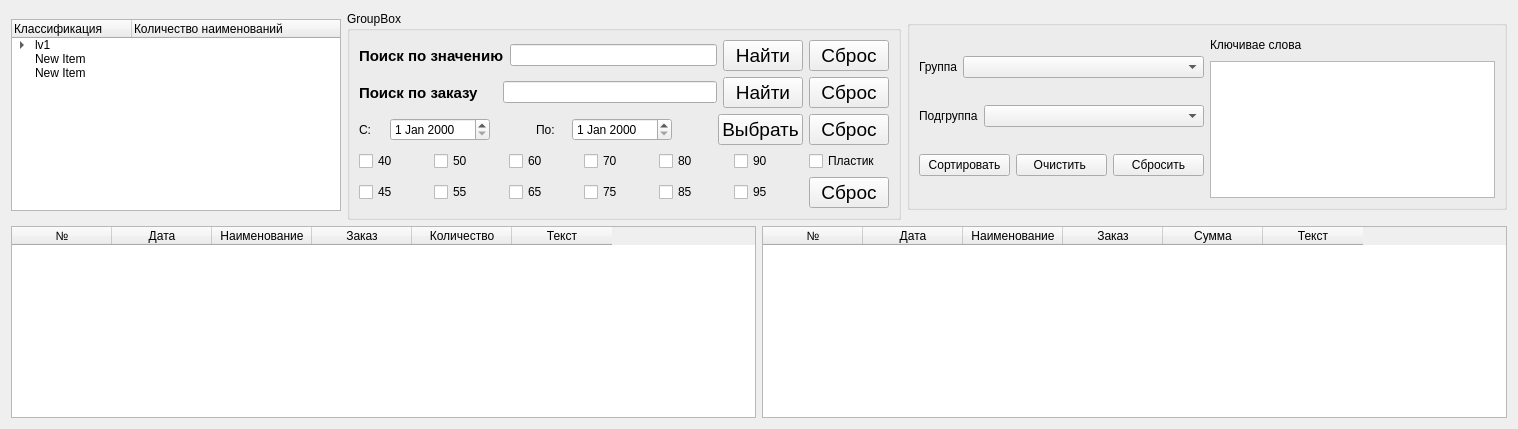
      <widget class="QWidget" name="tab_pay">
       <attribute name="title">
        <string>Оплаты</string>
       </attribute>
       <layout class="QVBoxLayout" name="verticalLayout_16">
        <item>
         <layout class="QHBoxLayout" name="lay_menu_pay">
          <item>
           <widget class="QTreeWidget" name="tree_pay">
            <property name="sizePolicy">
             <sizepolicy hsizetype="Maximum" vsizetype="Maximum">
              <horstretch>0</horstretch>
              <verstretch>0</verstretch>
             </sizepolicy>
            </property>
            <property name="minimumSize">
             <size>
              <width>330</width>
              <height>180</height>
             </size>
            </property>
            <property name="font">
             <font>
              <weight>62</weight>
              <italic>false</italic>
              <bold>true</bold>
             </font>
            </property>
            <property name="editTriggers">
             <set>QAbstractItemView::NoEditTriggers</set>
            </property>
            <attribute name="headerDefaultSectionSize">
             <number>120</number>
            </attribute>
            <column>
             <property name="text">
              <string notr="true">Классификация</string>
             </property>
            </column>
            <column>
             <property name="text">
              <string>Количество наименований</string>
             </property>
            </column>
            <item>
             <property name="text">
              <string>lv1</string>
             </property>
             <item>
              <property name="text">
               <string>lv2</string>
              </property>
             </item>
            </item>
            <item>
             <property name="text">
              <string>New Item</string>
             </property>
            </item>
            <item>
             <property name="text">
              <string>New Item</string>
             </property>
            </item>
           </widget>
          </item>
          <item>
           <widget class="QGroupBox" name="box_serch_pay">
            <property name="sizePolicy">
             <sizepolicy hsizetype="Preferred" vsizetype="Maximum">
              <horstretch>0</horstretch>
              <verstretch>0</verstretch>
             </sizepolicy>
            </property>
            <property name="title">
             <string>GroupBox</string>
            </property>
            <layout class="QVBoxLayout" name="verticalLayout_8">
             <item>
              <layout class="QHBoxLayout" name="lay_value_serch_pay">
               <item>
                <widget class="QLabel" name="label_value_serch_pay">
                 <property name="font">
                  <font>
                   <pointsize>11</pointsize>
                   <weight>75</weight>
                   <italic>false</italic>
                   <bold>true</bold>
                  </font>
                 </property>
                 <property name="text">
                  <string>Поиск по значению</string>
                 </property>
                </widget>
               </item>
               <item>
                <widget class="QLineEdit" name="lineedit_value_serch_pay"/>
               </item>
               <item>
                <widget class="QPushButton" name="pushbutton_ok_value_serch_pay">
                 <property name="font">
                  <font>
                   <pointsize>14</pointsize>
                   <weight>50</weight>
                   <italic>false</italic>
                   <bold>false</bold>
                  </font>
                 </property>
                 <property name="text">
                  <string>Найти</string>
                 </property>
                </widget>
               </item>
               <item>
                <widget class="QPushButton" name="pushButton_cancel_value_serch_pay">
                 <property name="font">
                  <font>
                   <pointsize>14</pointsize>
                   <weight>50</weight>
                   <italic>false</italic>
                   <bold>false</bold>
                  </font>
                 </property>
                 <property name="text">
                  <string>Сброс</string>
                 </property>
                </widget>
               </item>
              </layout>
             </item>
             <item>
              <layout class="QHBoxLayout" name="lay_nomber_serch_pay">
               <item>
                <widget class="QLabel" name="label_nomber_serch_pay">
                 <property name="font">
                  <font>
                   <pointsize>11</pointsize>
                   <weight>75</weight>
                   <italic>false</italic>
                   <bold>true</bold>
                  </font>
                 </property>
                 <property name="text">
                  <string>Поиск по заказу</string>
                 </property>
                </widget>
               </item>
               <item>
                <spacer name="hspacer_nomber_serch_pay">
                 <property name="orientation">
                  <enum>Qt::Horizontal</enum>
                 </property>
                 <property name="sizeType">
                  <enum>QSizePolicy::Fixed</enum>
                 </property>
                 <property name="sizeHint" stdset="0">
                  <size>
                   <width>18</width>
                   <height>20</height>
                  </size>
                 </property>
                </spacer>
               </item>
               <item>
                <widget class="QLineEdit" name="lineedit_nomber_serch_pay"/>
               </item>
               <item>
                <widget class="QPushButton" name="pushbutton_ok_nomber_serch_pay">
                 <property name="font">
                  <font>
                   <pointsize>14</pointsize>
                   <weight>50</weight>
                   <italic>false</italic>
                   <bold>false</bold>
                  </font>
                 </property>
                 <property name="text">
                  <string>Найти</string>
                 </property>
                </widget>
               </item>
               <item>
                <widget class="QPushButton" name="pushbutton_cancel_nomber_serch_pay">
                 <property name="font">
                  <font>
                   <pointsize>14</pointsize>
                   <weight>50</weight>
                   <italic>false</italic>
                   <bold>false</bold>
                  </font>
                 </property>
                 <property name="text">
                  <string>Сброс</string>
                 </property>
                </widget>
               </item>
              </layout>
             </item>
             <item>
              <layout class="QHBoxLayout" name="lay_date_serch_pay">
               <item>
                <widget class="QLabel" name="label1_data_serch_pay">
                 <property name="minimumSize">
                  <size>
                   <width>25</width>
                   <height>0</height>
                  </size>
                 </property>
                 <property name="maximumSize">
                  <size>
                   <width>9</width>
                   <height>16777215</height>
                  </size>
                 </property>
                 <property name="text">
                  <string>С:</string>
                 </property>
                </widget>
               </item>
               <item>
                <widget class="QDateEdit" name="dateedit_start_serch_pay">
                 <property name="minimumSize">
                  <size>
                   <width>100</width>
                   <height>0</height>
                  </size>
                 </property>
                </widget>
               </item>
               <item>
                <spacer name="hspacer2__data_serch_pay">
                 <property name="orientation">
                  <enum>Qt::Horizontal</enum>
                 </property>
                 <property name="sizeType">
                  <enum>QSizePolicy::Fixed</enum>
                 </property>
                 <property name="sizeHint" stdset="0">
                  <size>
                   <width>40</width>
                   <height>20</height>
                  </size>
                 </property>
                </spacer>
               </item>
               <item>
                <widget class="QLabel" name="label2_data_serch_pay">
                 <property name="minimumSize">
                  <size>
                   <width>30</width>
                   <height>0</height>
                  </size>
                 </property>
                 <property name="maximumSize">
                  <size>
                   <width>15</width>
                   <height>16777215</height>
                  </size>
                 </property>
                 <property name="text">
                  <string>По:</string>
                 </property>
                </widget>
               </item>
               <item>
                <widget class="QDateEdit" name="dateedit_finish_serch_pay">
                 <property name="sizePolicy">
                  <sizepolicy hsizetype="Minimum" vsizetype="Fixed">
                   <horstretch>0</horstretch>
                   <verstretch>0</verstretch>
                  </sizepolicy>
                 </property>
                 <property name="minimumSize">
                  <size>
                   <width>100</width>
                   <height>0</height>
                  </size>
                 </property>
                </widget>
               </item>
               <item>
                <spacer name="hspacer1_data_serch_pay">
                 <property name="orientation">
                  <enum>Qt::Horizontal</enum>
                 </property>
                 <property name="sizeType">
                  <enum>QSizePolicy::Fixed</enum>
                 </property>
                 <property name="sizeHint" stdset="0">
                  <size>
                   <width>40</width>
                   <height>20</height>
                  </size>
                 </property>
                </spacer>
               </item>
               <item>
                <widget class="QPushButton" name="pushbutton_ok_data_serch_pay">
                 <property name="font">
                  <font>
                   <pointsize>14</pointsize>
                   <weight>50</weight>
                   <italic>false</italic>
                   <bold>false</bold>
                  </font>
                 </property>
                 <property name="text">
                  <string>Выбрать</string>
                 </property>
                </widget>
               </item>
               <item>
                <widget class="QPushButton" name="pushbutton_cancel_data_serch_pay">
                 <property name="font">
                  <font>
                   <pointsize>14</pointsize>
                   <weight>50</weight>
                   <italic>false</italic>
                   <bold>false</bold>
                  </font>
                 </property>
                 <property name="text">
                  <string>Сброс</string>
                 </property>
                </widget>
               </item>
              </layout>
             </item>
             <item>
              <layout class="QGridLayout" name="lay_hard_serch_pay">
               <item row="1" column="5">
                <widget class="QCheckBox" name="checkbox_95_hard_serch_pay">
                 <property name="text">
                  <string>95</string>
                 </property>
                </widget>
               </item>
               <item row="0" column="5">
                <widget class="QCheckBox" name="checkbox_90_hard_serch_pay">
                 <property name="text">
                  <string>90</string>
                 </property>
                </widget>
               </item>
               <item row="1" column="6">
                <widget class="QPushButton" name="pushbutton_cancel_hard_serch_pay">
                 <property name="font">
                  <font>
                   <pointsize>14</pointsize>
                   <weight>50</weight>
                   <italic>false</italic>
                   <bold>false</bold>
                  </font>
                 </property>
                 <property name="text">
                  <string>Сброс</string>
                 </property>
                </widget>
               </item>
               <item row="1" column="4">
                <widget class="QCheckBox" name="checkbox_85_hard_serch_pay">
                 <property name="text">
                  <string>85</string>
                 </property>
                </widget>
               </item>
               <item row="1" column="0">
                <widget class="QCheckBox" name="checkbox_45_hard_serch_pay">
                 <property name="text">
                  <string>45</string>
                 </property>
                </widget>
               </item>
               <item row="1" column="2">
                <widget class="QCheckBox" name="checkbox_65_hard_serch_pay">
                 <property name="text">
                  <string>65</string>
                 </property>
                </widget>
               </item>
               <item row="1" column="3">
                <widget class="QCheckBox" name="checkbox_75_hard_serch_pay">
                 <property name="text">
                  <string>75</string>
                 </property>
                </widget>
               </item>
               <item row="1" column="1">
                <widget class="QCheckBox" name="checkbox_55_hard_serch_pay">
                 <property name="text">
                  <string>55</string>
                 </property>
                </widget>
               </item>
               <item row="0" column="6">
                <widget class="QCheckBox" name="checkbox_plast_hard_serch_pay">
                 <property name="text">
                  <string>Пластик</string>
                 </property>
                </widget>
               </item>
               <item row="0" column="4">
                <widget class="QCheckBox" name="checkbox_80_hard_serch_pay">
                 <property name="text">
                  <string>80</string>
                 </property>
                </widget>
               </item>
               <item row="0" column="3">
                <widget class="QCheckBox" name="checkbox_70_hard_serch_pay">
                 <property name="text">
                  <string>70</string>
                 </property>
                </widget>
               </item>
               <item row="0" column="0">
                <widget class="QCheckBox" name="checkbox_40_hard_serch_pay">
                 <property name="text">
                  <string>40</string>
                 </property>
                </widget>
               </item>
               <item row="0" column="1">
                <widget class="QCheckBox" name="checkbox_50_hard_serch_pay">
                 <property name="text">
                  <string>50</string>
                 </property>
                </widget>
               </item>
               <item row="0" column="2">
                <widget class="QCheckBox" name="checkbox_60_hard_serch_pay">
                 <property name="text">
                  <string>60</string>
                 </property>
                </widget>
               </item>
              </layout>
             </item>
            </layout>
           </widget>
          </item>
          <item>
           <widget class="QGroupBox" name="groupBox_2">
            <property name="sizePolicy">
             <sizepolicy hsizetype="Preferred" vsizetype="Maximum">
              <horstretch>0</horstretch>
              <verstretch>0</verstretch>
             </sizepolicy>
            </property>
            <property name="minimumSize">
             <size>
              <width>600</width>
              <height>0</height>
             </size>
            </property>
            <property name="maximumSize">
             <size>
              <width>16777215</width>
              <height>190</height>
             </size>
            </property>
            <property name="title">
             <string/>
            </property>
            <layout class="QHBoxLayout" name="horizontalLayout_11">
             <item>
              <layout class="QVBoxLayout" name="verticalLayout_20">
               <item>
                <layout class="QHBoxLayout" name="horizontalLayout_12">
                 <item>
                  <widget class="QLabel" name="label_4">
                   <property name="text">
                    <string>Группа</string>
                   </property>
                  </widget>
                 </item>
                 <item>
                  <widget class="QComboBox" name="comboBox_3">
                   <property name="sizePolicy">
                    <sizepolicy hsizetype="Expanding" vsizetype="Fixed">
                     <horstretch>0</horstretch>
                     <verstretch>0</verstretch>
                    </sizepolicy>
                   </property>
                   <property name="maximumSize">
                    <size>
                     <width>260</width>
                     <height>16777215</height>
                    </size>
                   </property>
                  </widget>
                 </item>
                </layout>
               </item>
               <item>
                <layout class="QHBoxLayout" name="horizontalLayout_13">
                 <item>
                  <widget class="QLabel" name="label_5">
                   <property name="text">
                    <string>Подгруппа</string>
                   </property>
                  </widget>
                 </item>
                 <item>
                  <widget class="QComboBox" name="comboBox_4">
                   <property name="sizePolicy">
                    <sizepolicy hsizetype="Expanding" vsizetype="Fixed">
                     <horstretch>0</horstretch>
                     <verstretch>0</verstretch>
                    </sizepolicy>
                   </property>
                   <property name="maximumSize">
                    <size>
                     <width>260</width>
                     <height>16777215</height>
                    </size>
                   </property>
                  </widget>
                 </item>
                </layout>
               </item>
               <item>
                <layout class="QHBoxLayout" name="horizontalLayout_14">
                 <item>
                  <widget class="QPushButton" name="pushButton_5">
                   <property name="text">
                    <string>Сортировать</string>
                   </property>
                  </widget>
                 </item>
                 <item>
                  <widget class="QPushButton" name="pushButton_6">
                   <property name="text">
                    <string>Очистить </string>
                   </property>
                  </widget>
                 </item>
                 <item>
                  <widget class="QPushButton" name="pushButton_7">
                   <property name="text">
                    <string>Сбросить</string>
                   </property>
                  </widget>
                 </item>
                </layout>
               </item>
              </layout>
             </item>
             <item>
              <layout class="QVBoxLayout" name="verticalLayout_21">
               <item>
                <layout class="QHBoxLayout" name="horizontalLayout_15">
                 <item>
                  <widget class="QLabel" name="label_6">
                   <property name="text">
                    <string>Ключивае слова</string>
                   </property>
                  </widget>
                 </item>
                 <item>
                  <spacer name="horizontalSpacer_3">
                   <property name="orientation">
                    <enum>Qt::Horizontal</enum>
                   </property>
                   <property name="sizeHint" stdset="0">
                    <size>
                     <width>40</width>
                     <height>20</height>
                    </size>
                   </property>
                  </spacer>
                 </item>
                </layout>
               </item>
               <item>
                <widget class="QListWidget" name="listWidget_2">
                 <property name="editTriggers">
                  <set>QAbstractItemView::NoEditTriggers</set>
                 </property>
                </widget>
               </item>
              </layout>
             </item>
            </layout>
           </widget>
          </item>
         </layout>
        </item>
        <item>
         <layout class="QHBoxLayout" name="lay_table_pay">
          <item>
           <widget class="QTableWidget" name="table_in_pay">
            <property name="editTriggers">
             <set>QAbstractItemView::NoEditTriggers</set>
            </property>
            <column>
             <property name="text">
              <string>№</string>
             </property>
            </column>
            <column>
             <property name="text">
              <string>Дата</string>
             </property>
            </column>
            <column>
             <property name="text">
              <string>Наименование</string>
             </property>
            </column>
            <column>
             <property name="text">
              <string>Заказ</string>
             </property>
            </column>
            <column>
             <property name="text">
              <string>Количество</string>
             </property>
            </column>
            <column>
             <property name="text">
              <string>Текст</string>
             </property>
            </column>
           </widget>
          </item>
          <item>
           <widget class="QTableWidget" name="table_out_pay">
            <property name="editTriggers">
             <set>QAbstractItemView::NoEditTriggers</set>
            </property>
            <column>
             <property name="text">
              <string>№</string>
             </property>
            </column>
            <column>
             <property name="text">
              <string>Дата</string>
             </property>
            </column>
            <column>
             <property name="text">
              <string>Наименование</string>
             </property>
            </column>
            <column>
             <property name="text">
              <string>Заказ</string>
             </property>
            </column>
            <column>
             <property name="text">
              <string>Сумма</string>
             </property>
            </column>
            <column>
             <property name="text">
              <string>Текст</string>
             </property>
            </column>
           </widget>
          </item>
         </layout>
        </item>
       </layout>
      </widget>
